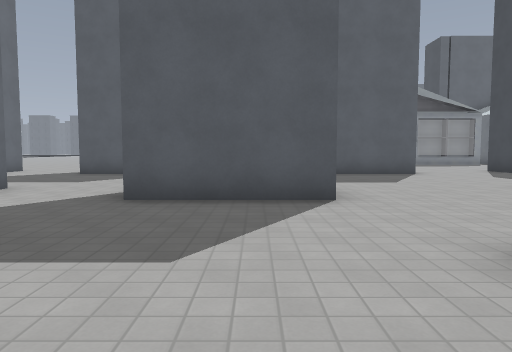
View 1 (above)

24 first-person views from a walk through a Godot game level. The camera is 1.4 m above the floor, tilts 4° down and sees 70° across. The floor is counted in squares, 2 m on a side. Each view is taken from the middle of a square. On the plan, view 1 faces up. The plan holds only what a view shows up to about 11 squares ahead; the rest is blank. The place goes on beyond the plan. Some surface patterns are stand-ins.

View 2
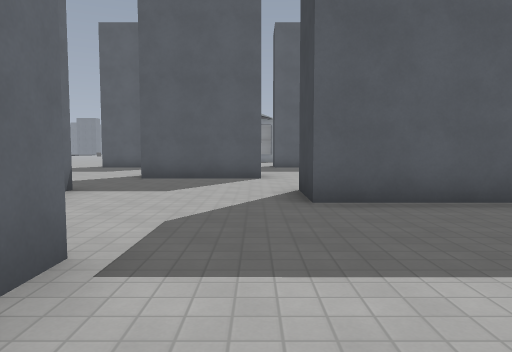

View 3
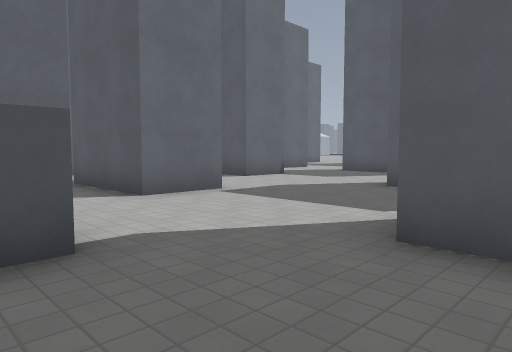

View 4
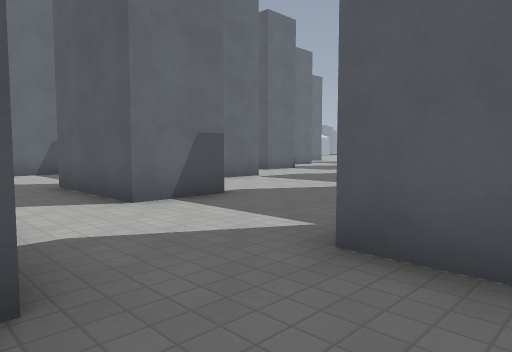

View 5
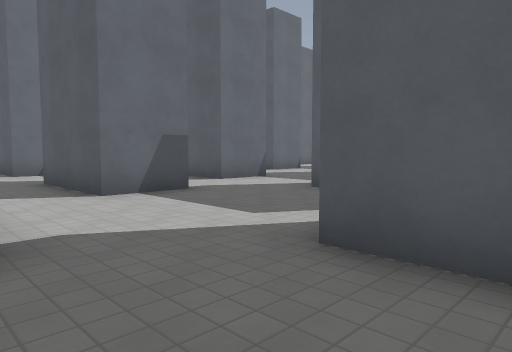

View 6
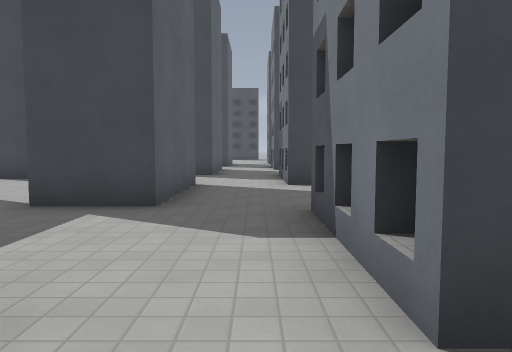

View 7
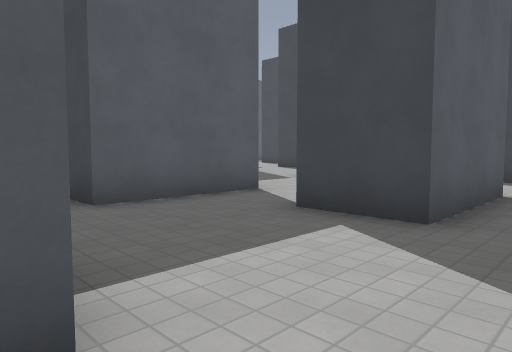

View 8
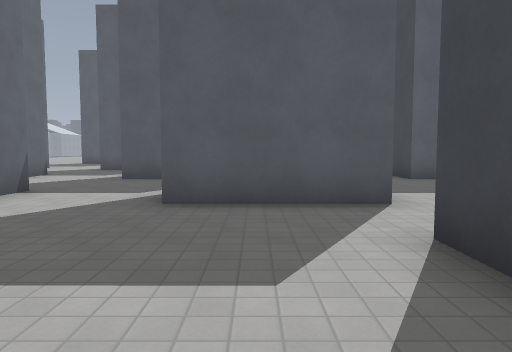

View 9
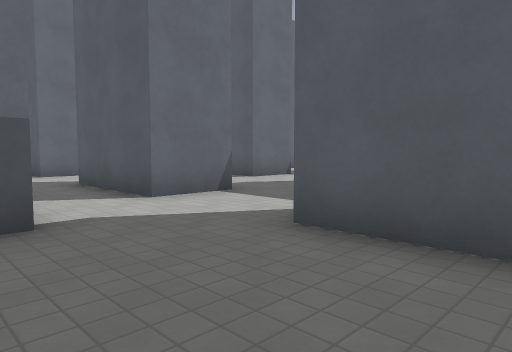

View 10
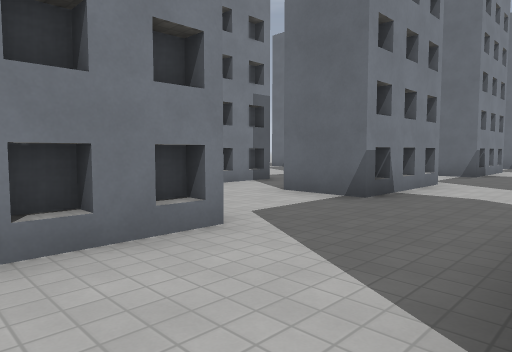

View 11
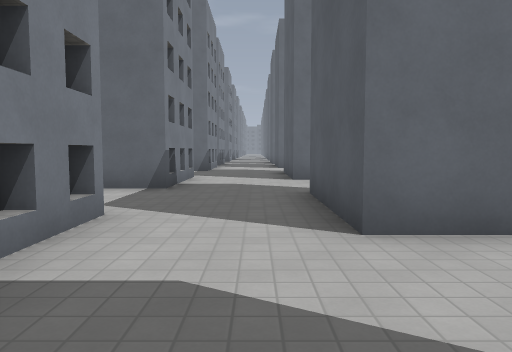

View 12
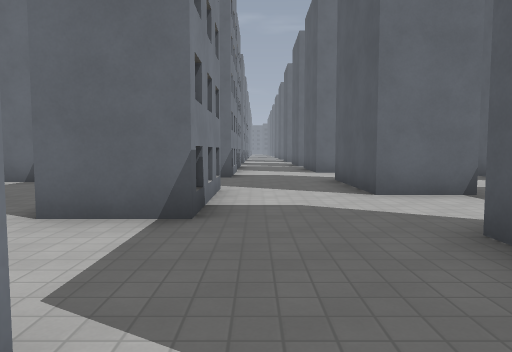

View 13
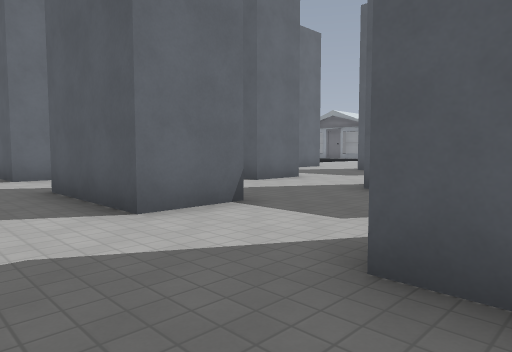

View 14
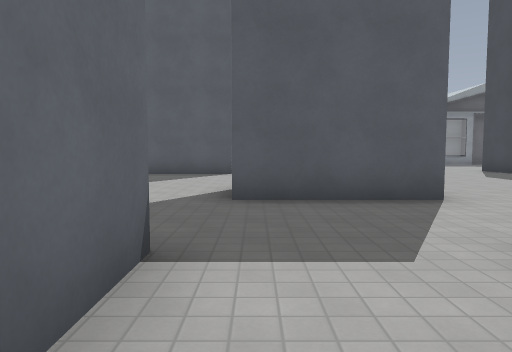

View 15
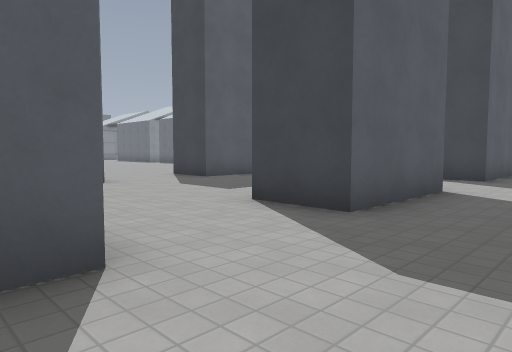

View 16
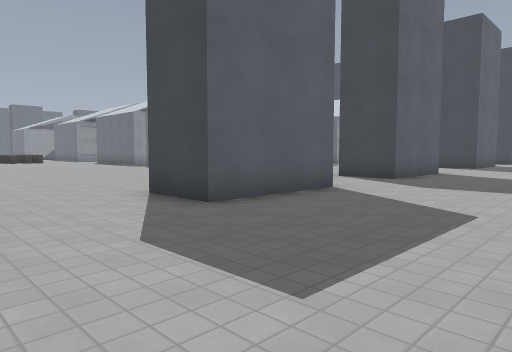

View 17
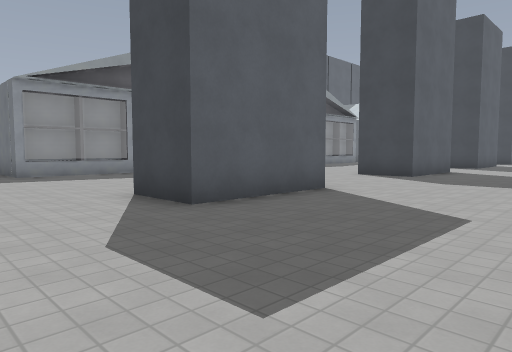

View 18
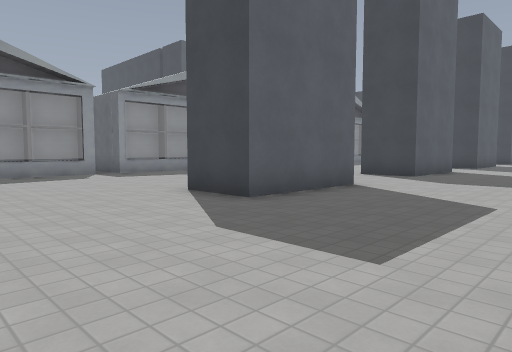

View 19
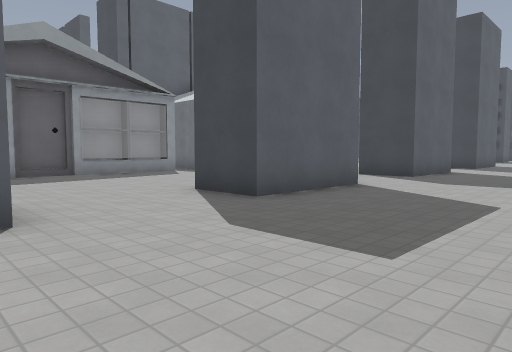

View 20
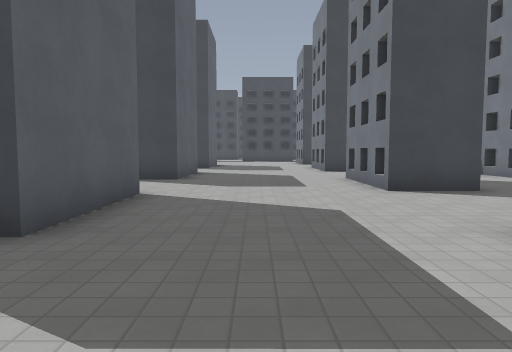

View 21
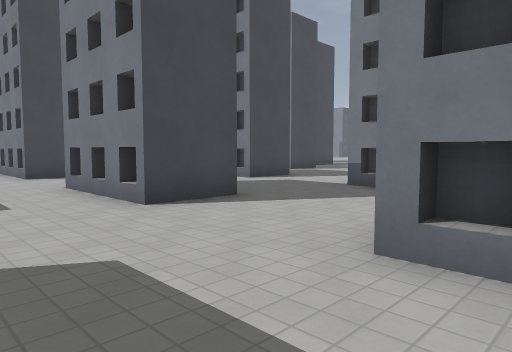

View 22
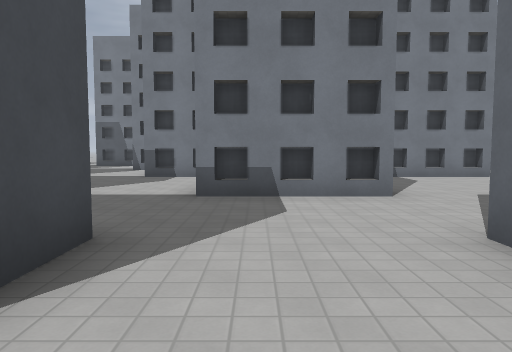

View 23
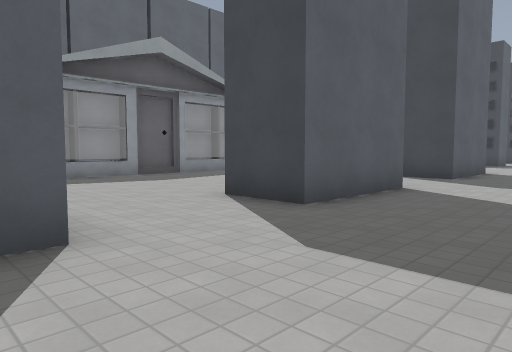

View 24
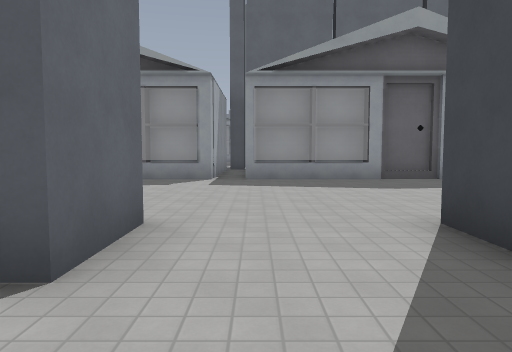

### Floor plan
Key: @ floor where view 1 was taken; # wall or solid block; . floor; H house.
Columns run from 19 left of view 1 to 19 right of it. Each row starts with its distance up from view 1.
 18        ...   .HHH  HH#   ##HHH##HH##H
 17        ....  ....  ....  ...........
 16        ....  ...   ....  ...........
 15       ....  ....  .....  ...........
 14       ....  ....  ..... ...........
 13       ...   ...   ....  ....  ....
 12       ..#   ..#   ...#  ...#  #..#
 11    ###..####..###....###...####..###...
 10    ....................................
  9    ...................................
  8    .................................
  7    ....................................
  6   #...#  ...###...   ...  ##...### ..##
  5  ##...###...###...###...   #...#
  4   .........     .......   .......
  3   .......  ...  ......    .........
  2      #..   #..  #....#   ..####..###
  1 ...###..####..###....###...    ..#
  0 ...................@.......    ...
 -1 ........................... .. ...
 -2  #...###..####..###....###...####.
 -3       ##..####..###....###...
 -4       ......................
 -5            .###....###...#
 -6   #.   ##...###....###...###  .#
 -7         ........................
 -8             ....................
 -9                   ....###...###

Where each view was taken, in squares from view 1:
view 1: 0 up, 0 right, facing up
view 2: 4 down, 1 right, facing up
view 3: 6 down, 5 right, facing up-left
view 4: 9 down, 7 right, facing up-left
view 5: 9 down, 1 right, facing up-left
view 6: 8 down, 1 right, facing right
view 7: 8 down, 2 right, facing up-right
view 8: 8 down, 2 left, facing up
view 9: 6 down, 1 left, facing up-left
view 10: 1 up, 1 left, facing down-left
view 11: 0 up, 5 left, facing left
view 12: 1 down, 8 left, facing left
view 13: 1 down, 10 left, facing up-left
view 14: 0 up, 13 left, facing up
view 15: 3 up, 17 left, facing up-right
view 16: 7 up, 14 left, facing up-right
view 17: 7 up, 8 left, facing up-right
view 18: 7 up, 2 left, facing up-right
view 19: 7 up, 4 right, facing up-right
view 20: 9 up, 5 right, facing right
view 21: 9 up, 7 right, facing down-right
view 22: 8 up, 10 right, facing down
view 23: 8 up, 10 right, facing up-right
view 24: 9 up, 12 right, facing up
